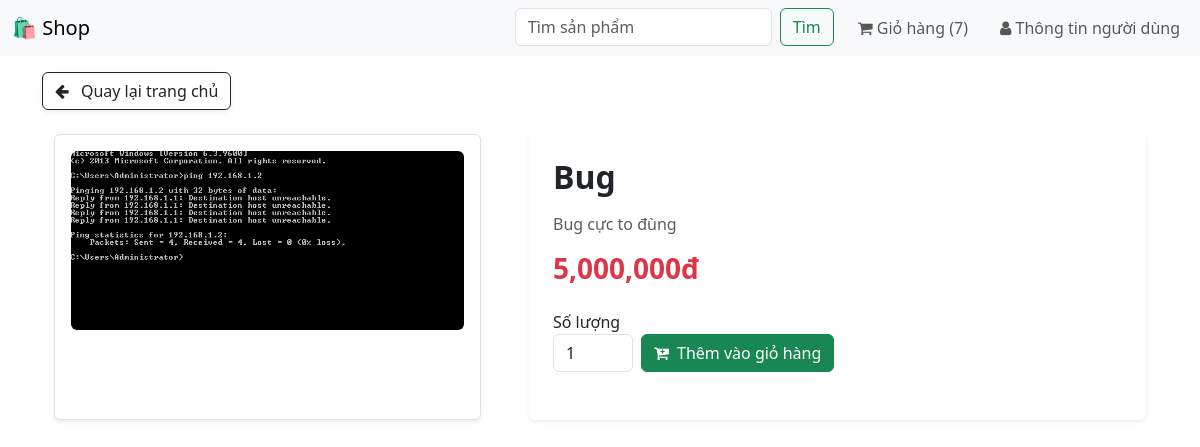
/product/8 (signed in), run on an earlier commit of the app's database.
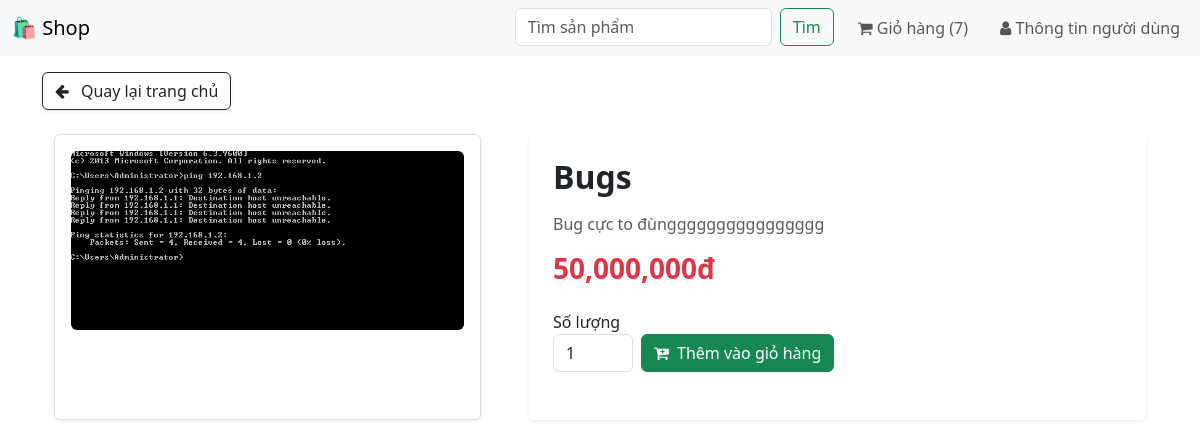
And on a later commit of the database.
### fashion/models.py (models this page shows, shortened)
class Product(models.Model):
    name = models.CharField(max_length=200)
    price = models.IntegerField()
    description = models.TextField()
    image = models.ImageField(upload_to='products/')
    category = models.ForeignKey('Category', on_delete=models.CASCADE, null=True, blank=True)

### fashion/views.py (the view)
# urls.py: path('product/<int:product_id>', views.product_detail, name='product_detail'),
@login_required
def product_detail(request, product_id):
    return render(request, 'store/product_detail.html', {
        'product': get_object_or_404(Product, pk=product_id),
        'cart_item_count': _cart_items(request).count()
    })

### fashion/views.py (called while the page is built)
def _cart_items(request):
    if request.user.is_authenticated:
        return CartItem.objects.filter(user=request.user)
    if not request.session.session_key:
        request.session.save()
    return CartItem.objects.filter(session_key=request.session.session_key)

### fashion/templates/store/product_detail.html (shortened to what this page needs)
{% extends 'store/base_shop.html' %}
{% load static %}
{% load humanize %}
{% block content %}
<div class="container-fluid py-4 px-0">
  <div class="mb-4">
    <a href="{% url 'home' %}" class="btn btn-outline-dark shadow-sm">
      <i class="fa fa-arrow-left me-2"></i> Quay lại trang chủ
    </a>
  </div>
  <div class="row">
    <div class="col-md-5 px-4">
      <div class="border rounded shadow-sm p-3 bg-white h-100">
        <img
          src="{{ product.image.url }}"
          alt="{{ product.name }}"
          class="img-fluid rounded w-100"
          style="object-fit: contain; max-height: 500px;"
        />
      </div>
    </div>
    <div class="col-md-7 px-4">
      <div class="bg-white p-4 rounded shadow-sm h-100">
        <h2 class="fw-bold mb-3">{{ product.name }}</h2>
        <p class="text-muted fs-6">{{ product.description }}</p>
        <div class="mb-4">
          <h3 class="text-danger fw-bold">
            {{ product.price|intcomma }}đ
          </h3>
        </div>
        <form id="add-to-cart-form" method="POST" action="{% url 'add_to_cart' product.id %}">
          <div class="row g-2 align-items-end mb-4">
            <div class="col-auto">
              <label for="quantity" class="form-label mb-0">Số lượng</label>
              <input
                type="number"
                class="form-control"
                id="quantity"
                name="quantity"
                value="1"
                min="1"
                style="width: 80px;"
              />
            </div>
            <div class="col-auto">
              <button type="submit" class="btn btn-success">
                <i class="fa fa-cart-plus me-1"></i> Thêm vào giỏ hàng
              </button>
            </div>
          </div>
        </form>
      </div>
    </div>
  </div>
</div>
{% endblock %}

What changed in the data, as far as the page shows it:
changed Product: name "Bug" → "Bugs"; description "Bug cực to đùng" → "Bug cực to đùngggggggggggggggg"; price "5,000,000" → "50,000,000"
